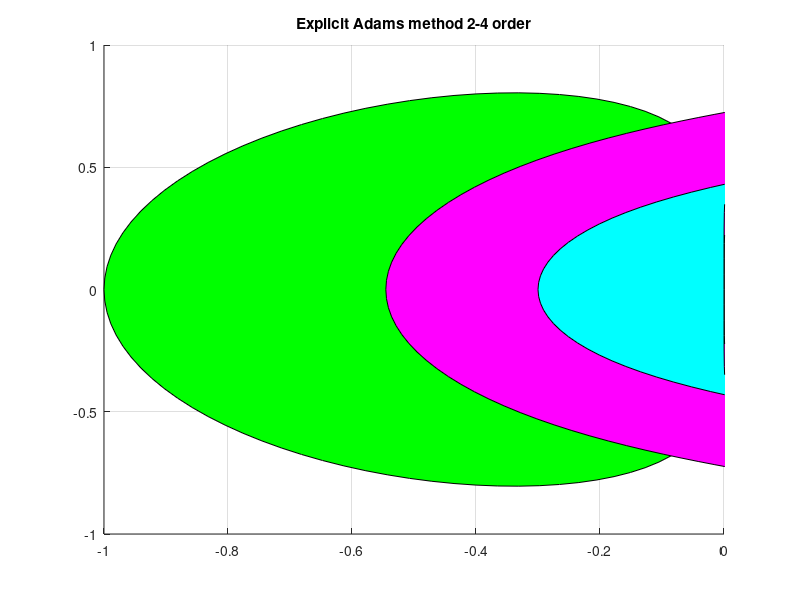
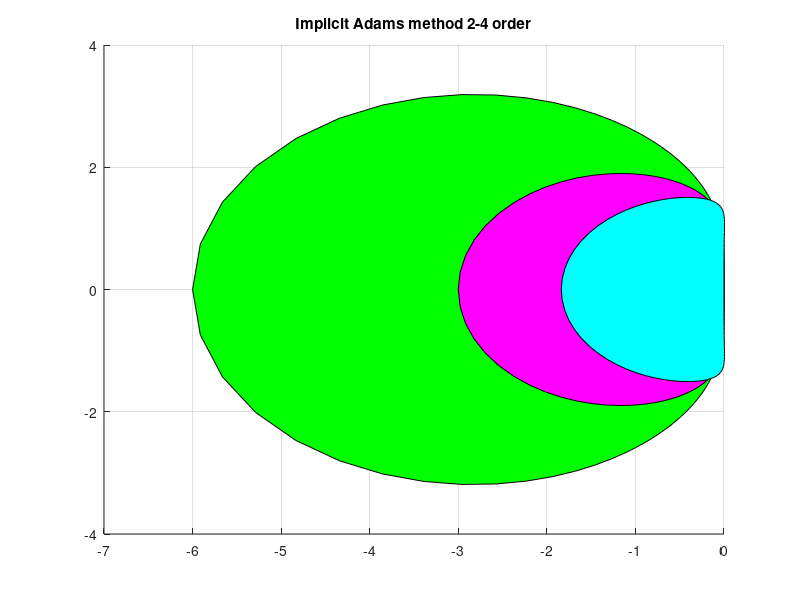

These charts were generated, in order, by the following MATLAB code:
function []=LaboratoryWork5()
clear; clc;
t = 0:pi/50:2*pi;
q = exp(1i*t);
lambda = -14;

figure(1);
xlim([-1 0])
grid on
explicitB=[3/2, -1/2];
explicitAdams(explicitB,q,'green');
explicitB=[23/12, -16/12, 5/12];
explicitAdams(explicitB,q,'magenta');
explicitB=[55/24, -59/24, 37/24, -9/24];
explicitAdams(explicitB,q,'cyan');

function []= explicitAdams(explicitB,q,color)
    res1 = 0;
    for m = 1:length(explicitB)
        res1 = res1 + explicitB(m)*q.^(length(explicitB) - m);
    end
    res2 = (q.^length(explicitB) - q.^(length(explicitB) - 1)) ./ res1;
    patch(real(res2),imag(res2),color);
end
title("Explicit Adams method 2-4 order")
figure(2);
xlim([-7 0]);
grid on
implicitB=[5/12, 8/12, -1/12];
implicitAdams(implicitB,q,'green');
implicitB=[9/24, 19/24, -5/24, 1/24];
implicitAdams(implicitB,q,'magenta');
implicitB=[251/720, 646/720, -264/720, 106/720, -19/720];
implicitAdams(implicitB,q,'cyan');

function []= implicitAdams(implicitB,q,color)
    res1 = 0;
    for m = 1:length(implicitB)
        res1 = res1 + implicitB(m)*q.^(length(implicitB) - m);
    end
    res2 = (q.^(length(implicitB) - 1) - q.^(length(implicitB) - 2)) ./ res1;
    patch(real(res2),imag(res2),color);
end
title("Implicit Adams method 2-4 order")
disp('Critical tau step:')
disp(0.3/abs(lambda))
end